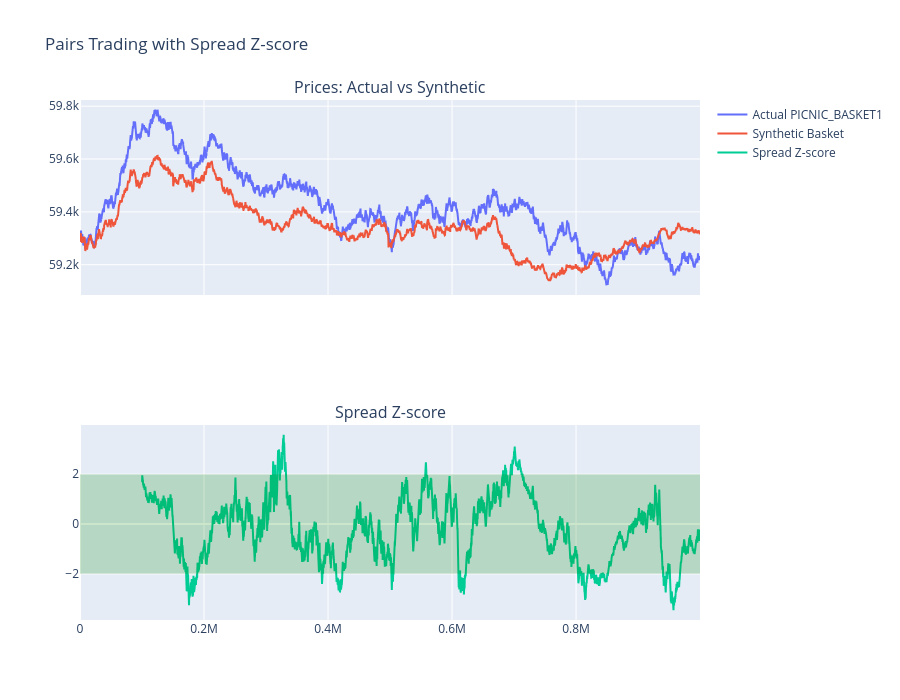

Notebook code for this chart:
### Code cell
window= 1000
z_threshold = 2
df_pairs = pd.merge(
        summed_mean_prices_df,
        price_dict["PICNIC_BASKET1"],
        on='timestamp',
        how='inner',
        suffixes=('_synthetic', '_actual')
    )

# Spread
df_pairs['spread'] = df_pairs['mean_price_actual'] - \
    df_pairs['mean_price_synthetic']

# Rolling stats
df_pairs['spread_mean'] = df_pairs['spread'].rolling(window).mean()
df_pairs['spread_std'] = df_pairs['spread'].rolling(window).std()

# Z-score
df_pairs['zscore'] = (df_pairs['spread'] -
                        df_pairs['spread_mean']) / df_pairs['spread_std']

# Threshold-based signals
df_pairs['signal'] = 0
df_pairs.loc[df_pairs['zscore'] > z_threshold, 'signal'] = -1
df_pairs.loc[df_pairs['zscore'] < -z_threshold, 'signal'] = 1

# --- Plotting ---
# fig = go.Figure()
# Create a figure with 2 rows and shared x-axis
fig2 = make_subplots(rows=2, cols=1, shared_xaxes=True,
                     subplot_titles=("Prices: Actual vs Synthetic", "Spread Z-score"))

# Row 1: Plot prices
fig2.add_trace(
    go.Scatter(x=df_pairs['timestamp'],
               y=df_pairs['mean_price_actual'],
               mode='lines',
               name='Actual PICNIC_BASKET1'),
    row=1, col=1
)
fig2.add_trace(
    go.Scatter(x=df_pairs['timestamp'],
               y=df_pairs['mean_price_synthetic'],
               mode='lines',
               name='Synthetic Basket'),
    row=1, col=1
)

# Row 2: Plot z-score
fig2.add_trace(
    go.Scatter(x=df_pairs['timestamp'],
               y=df_pairs['zscore'],
               mode='lines',
               name='Spread Z-score'),
    row=2, col=1
)

# Add threshold lines for reference
fig2.add_hrect(y0=z_threshold, y1=-z_threshold,
               fillcolor="green", opacity=0.2,
               line_width=0, row=2, col=1)

fig2.update_layout(
    height=700,
    title='Pairs Trading with Spread Z-score'
)
fig2.show()

### Figure 1 — Plotly figure (JSON) as saved in the notebook; plotly's stock layout.template omitted (floating-point values rounded to 4 significant figures; data arrays with more than 128 entries replaced by an {"elided": "..."} marker saying what was removed)
{"data": [{"mode": "lines", "name": "Actual PICNIC_BASKET1", "type": "scatter", "x": {"elided": "10000 int values"}, "xaxis": "x", "y": {"elided": "10000 float values"}, "yaxis": "y"}, {"mode": "lines", "name": "Synthetic Basket", "type": "scatter", "x": {"elided": "10000 int values"}, "xaxis": "x", "y": {"elided": "10000 float values"}, "yaxis": "y"}, {"mode": "lines", "name": "Spread Z-score", "type": "scatter", "x": {"elided": "10000 int values"}, "xaxis": "x2", "y": {"elided": "10000 float values"}, "yaxis": "y2"}], "layout": {"annotations": [{"font": {"size": 16}, "showarrow": false, "text": "Prices: Actual vs Synthetic", "x": 0.5, "xanchor": "center", "xref": "paper", "y": 1, "yanchor": "bottom", "yref": "paper"}, {"font": {"size": 16}, "showarrow": false, "text": "Spread Z-score", "x": 0.5, "xanchor": "center", "xref": "paper", "y": 0.375, "yanchor": "bottom", "yref": "paper"}], "height": 700, "shapes": [{"fillcolor": "green", "line": {"width": 0}, "opacity": 0.2, "type": "rect", "x0": 0, "x1": 1, "xref": "x2 domain", "y0": 2, "y1": -2, "yref": "y2"}], "title": {"text": "Pairs Trading with Spread Z-score"}, "xaxis": {"anchor": "y", "domain": [0, 1], "matches": "x2", "showticklabels": false}, "xaxis2": {"anchor": "y2", "domain": [0, 1]}, "yaxis": {"anchor": "x", "domain": [0.625, 1]}, "yaxis2": {"anchor": "x2", "domain": [0, 0.375]}}}
